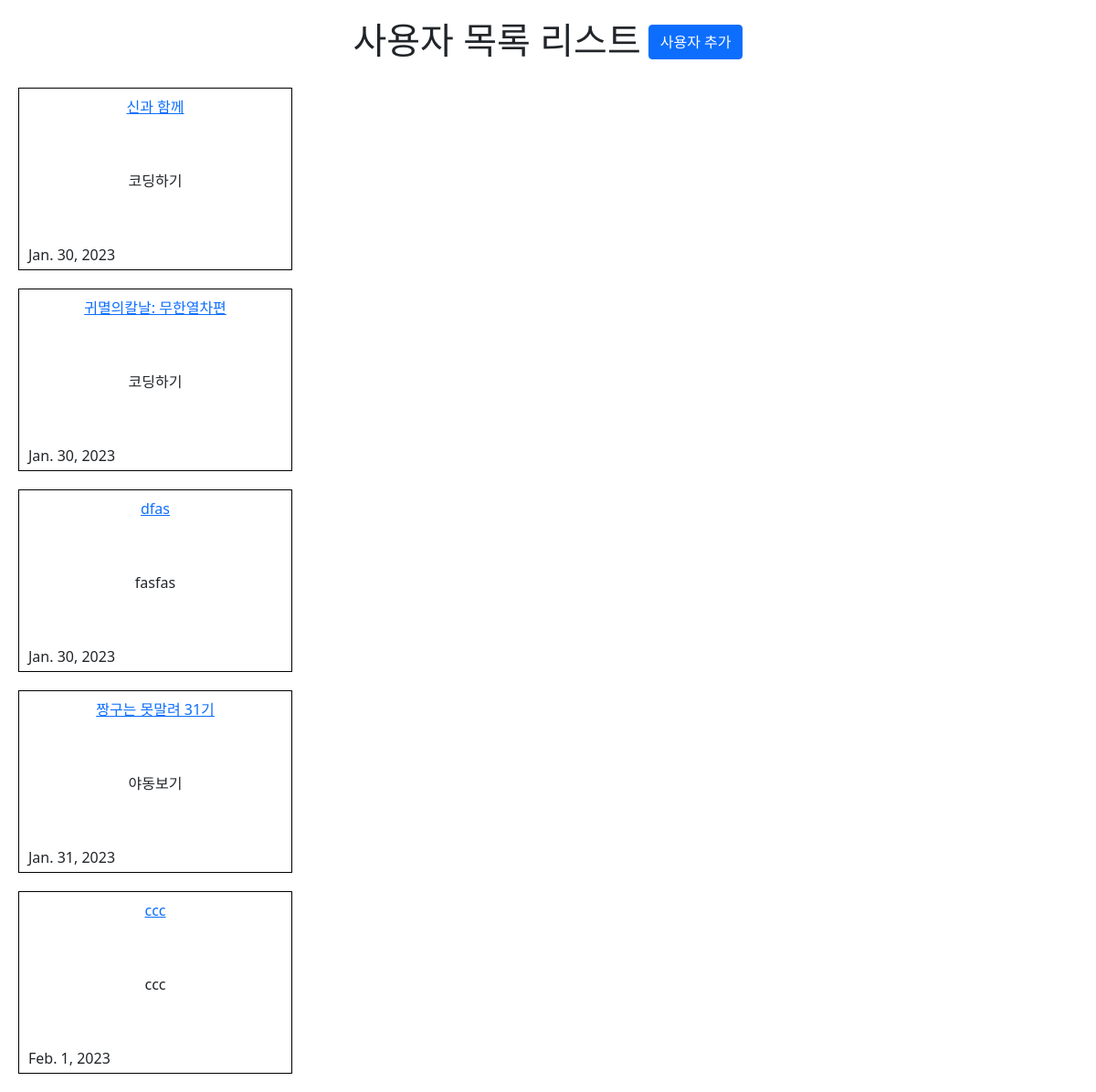
The page /moviePolls/ on the database its author committed.
### moviePolls/models.py (models this page shows, shortened)
class User(models.Model):
    userName = models.CharField(max_length=20)
    userEmail = models.EmailField(max_length=100)
    hobby = models.CharField(max_length=50)
    favorite_movie = models.CharField(max_length=70)
    date = models.DateField(datetime.date.today())

### moviePolls/views.py (the view)
# urls.py: path('moviePolls/', views.index, name='index'),
def index(request):
    latest_user_list = User.objects.all()
    context = { 'latest_user_list': latest_user_list }
    return render(request, 'moviePolls/index.html', context)

### moviePolls/templates/moviePolls/index.html (shortened to what this page needs)
{% load static %}
<html lang="ko">
<head>
    <link href="https://cdn.jsdelivr.net/npm/bootstrap@5.1.3/dist/css/bootstrap.min.css" rel="stylesheet">
    <link href="{% static 'css/index.css' %}" rel="stylesheet" type="text/css">
</head>
<body>
    {% if latest_user_list %}
        <div class="movie_title">
            <h1>사용자 목록 리스트</h1>
            <button id="button-user-add" type="button" class="btn btn-primary">사용자 추가</button>
        </div>
        {% for user in latest_user_list %}
            <div class="movie_object_list">
                <div class="user_movie">
                    <a href="/moviePolls/{{ user.id }}/">{{ user.favorite_movie }}</a>
                </div>
                <div class="user_hobby" style="width: 50%; margin: auto; display: flex; justify-content: center;">
                    {{ user.hobby }}
                </div>
                <div class="user_date" style="margin-left: 10px; margin-bottom: 4px;" >
                    {{ user.date }}
                </div>
            </div>
        {% endfor %}
{% else %}
    <p>영화 조회가 안됩니다.</p>
{% endif %}
</body>
</html>

### static/css/index.css (style rules this page uses)
.movie_title { margin-top: 20px; display: flex; flex-direction: row; justify-content: center; }
#button-user-add { height: 30%; text-align: center; margin-top: 6.5px; margin-left: 8px; }
.movie_object_list { width: 300px; height: 200px; border: 1px solid black; display: flex; flex-direction: column; justify-content: center; margin: 20px; }
.user_movie { text-align: center; padding-top: 8px; }
.user_hobby { text-align: center; padding-top: 8px; padding-bottom: 8px; }

### rows shown on the page
User: favorite_movie "신과 함께", hobby "코딩하기", date "Jan. 30, 2023"
User: favorite_movie "귀멸의칼날: 무한열차편", hobby "코딩하기", date "Jan. 30, 2023"
User: favorite_movie "dfas", hobby "fasfas", date "Jan. 30, 2023"
User: favorite_movie "짱구는 못말려 31기", hobby "야동보기", date "Jan. 31, 2023"
User: favorite_movie "ccc", hobby "ccc", date "Feb. 1, 2023"
